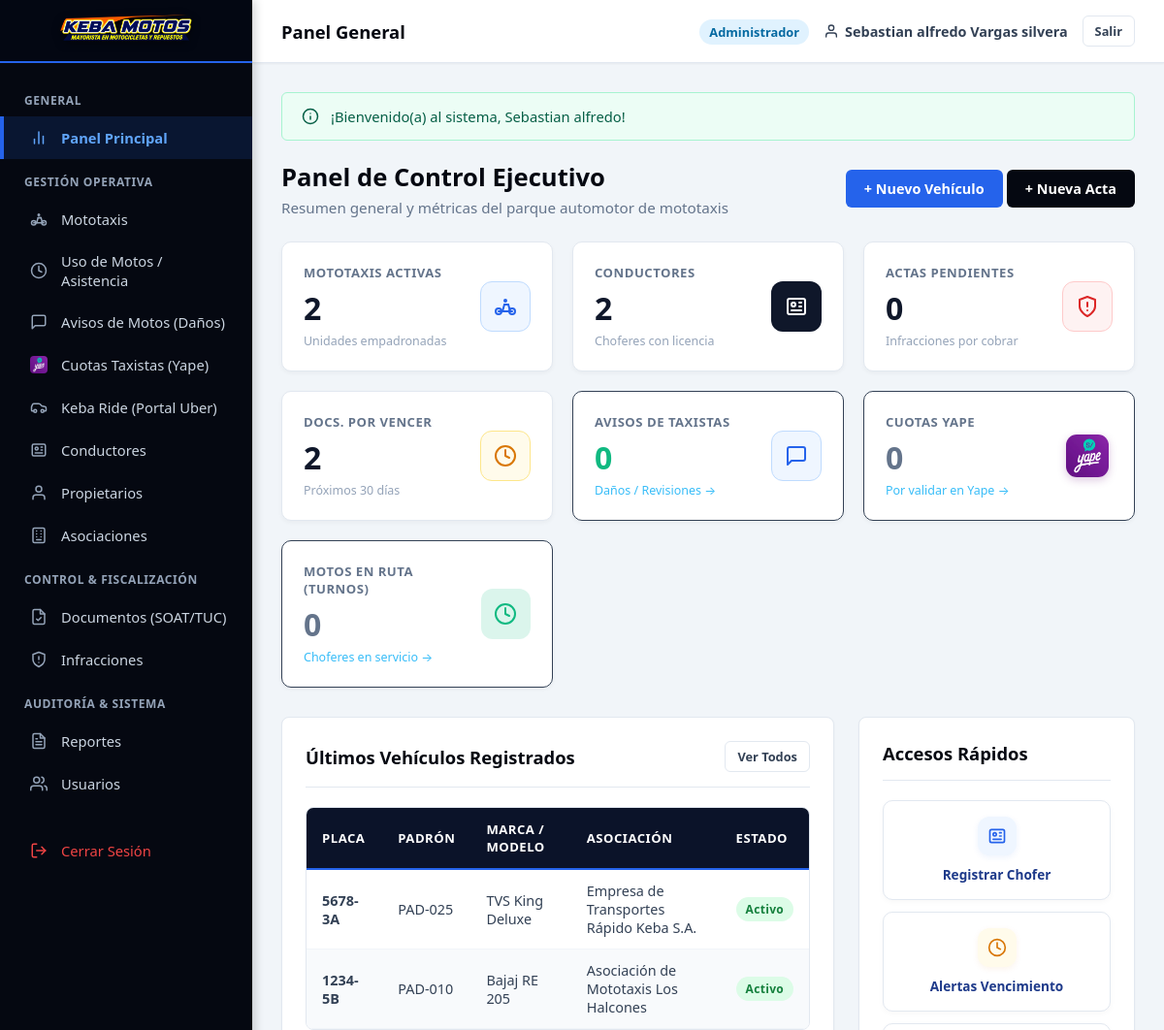
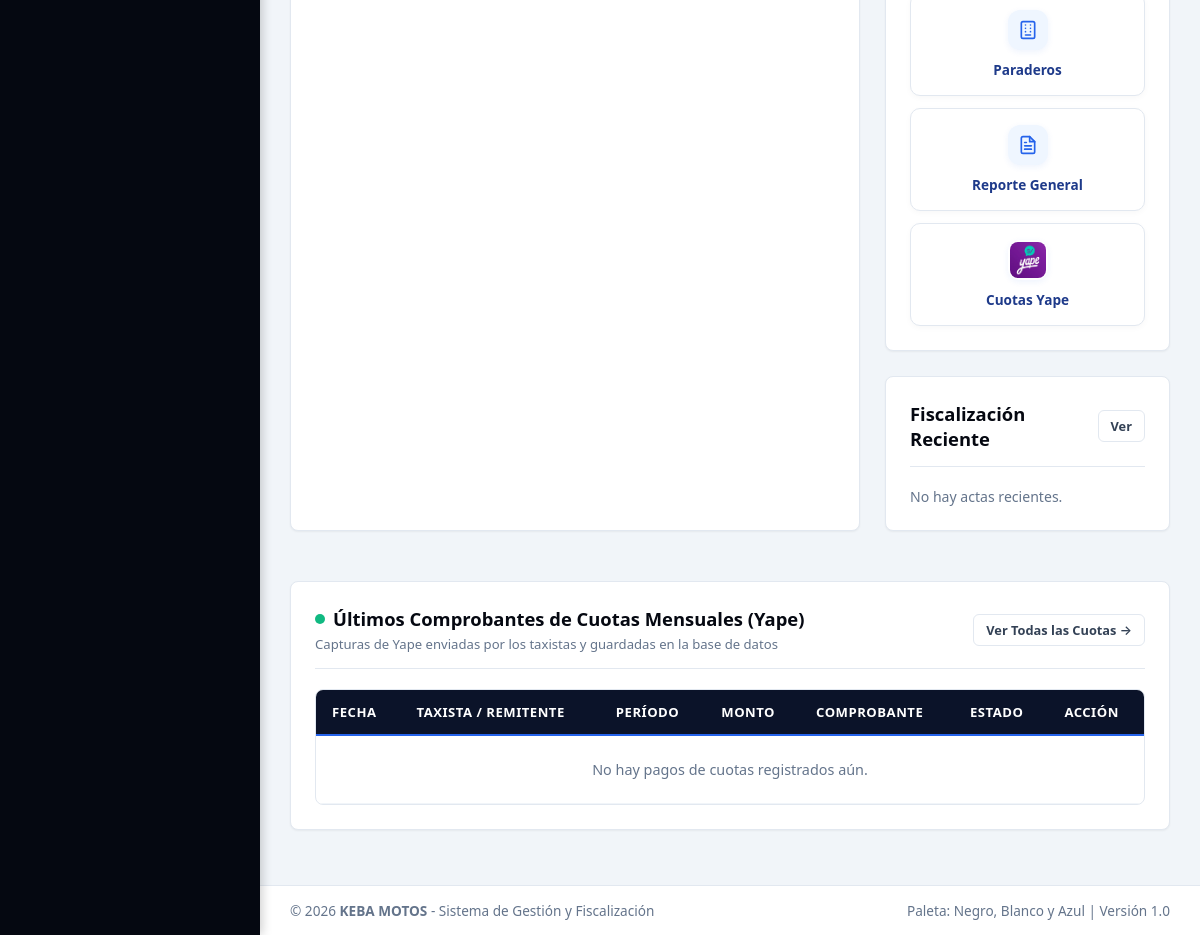
The app's page /vista/dashboard/dashboard_admin.php (signed in) with its own data (2 pictures, top to bottom).
### tables this page shows
CREATE TABLE `vehiculos` (
  `id_vehiculo` INT AUTO_INCREMENT PRIMARY KEY,
  `placa` VARCHAR(10) NOT NULL UNIQUE,
  `numero_padron` VARCHAR(20) NULL,
  `marca` VARCHAR(50) NOT NULL,
  `modelo` VARCHAR(50) NULL,
  `color` VARCHAR(50) NOT NULL,
  `anio_fabricacion` YEAR NULL,
  `numero_motor` VARCHAR(50) NULL,
  `numero_chasis` VARCHAR(50) NULL,
  `id_propietario` INT NOT NULL,
  `id_asociacion` INT NULL,
  `foto` VARCHAR(255) NULL,
  `es_empresa` TINYINT(1) DEFAULT 1,
  `fecha_proxima_revision` DATE NULL,
  `estado_limpieza` ENUM('Excelente', 'Limpia', 'Regular', 'Requiere Lavado') DEFAULT 'Limpia',
  `estado_mecanico` ENUM('Operativo', 'Con Observaciones', 'En Mantenimiento', 'Taller') DEFAULT 'Operativo',
  `observaciones_danos` TEXT NULL,
  `estado` ENUM('Activo', 'Inactivo', 'De Baja', 'Observado') DEFAULT 'Activo',
  `created_at` TIMESTAMP DEFAULT CURRENT_TIMESTAMP,
  `updated_at` TIMESTAMP DEFAULT CURRENT_TIMESTAMP ON UPDATE CURRENT_TIMESTAMP,
  CONSTRAINT `fk_vehiculos_propietarios` FOREIGN KEY (`id_propietario`) REFERENCES `propietarios` (`id_propietario`) ON UPDATE CASCADE,
  CONSTRAINT `fk_vehiculos_asociaciones` FOREIGN KEY (`id_asociacion`) REFERENCES `asociaciones` (`id_asociacion`) ON UPDATE CASCADE ON DELETE SET NULL
);

CREATE TABLE `asociaciones` (
  `id_asociacion` INT AUTO_INCREMENT PRIMARY KEY,
  `nombre` VARCHAR(150) NOT NULL,
  `ruc` VARCHAR(11) UNIQUE NULL,
  `resolucion_municipal` VARCHAR(100) NULL,
  `direccion` VARCHAR(200) NULL,
  `telefono` VARCHAR(20) NULL,
  `presidente` VARCHAR(150) NULL,
  `color_distintivo` VARCHAR(50) NULL,
  `cantidad_paraderos` INT DEFAULT 1,
  `estado` ENUM('Activo', 'Inactivo') DEFAULT 'Activo',
  `created_at` TIMESTAMP DEFAULT CURRENT_TIMESTAMP,
  `updated_at` TIMESTAMP DEFAULT CURRENT_TIMESTAMP ON UPDATE CURRENT_TIMESTAMP
);

### vista/dashboard/dashboard_admin.php (the view, shortened to what the rows shown need)
<?php
require_once dirname(__DIR__) . '/plantillas/header.php';
require_once dirname(__DIR__) . '/plantillas/navbar.php';
require_once dirname(dirname(__DIR__)) . '/modelos/Vehiculo.php';
$vehiculoMod = new Vehiculo();
$ultimosVehiculos = array_slice($vehiculoMod->listarTodos(), 0, 5);
?>
<div class="page-header">
    <div>
        <h1 class="page-title">Panel de Control Ejecutivo</h1>
    </div>
</div>
<div class="dashboard-grid">
    <div class="card">
        <div class="card-header">
            <h2 class="card-title">Últimos Vehículos Registrados</h2>
        </div>
        <div class="table-responsive">
            <table class="table-custom">
                <thead>
                    <tr>
                        <th>Placa</th>
                        <th>Padrón</th>
                        <th>Marca / Modelo</th>
                        <th>Asociación</th>
                        <th>Estado</th>
                    </tr>
                </thead>
                <tbody>
                    <?php if (empty($ultimosVehiculos)): ?>
                    <tr><td colspan="5" style="text-align:center;">No hay vehículos registrados.</td></tr>
                    <?php else: ?>
                    <?php foreach ($ultimosVehiculos as $v): ?>
                    <tr>
                        <td><strong><?= htmlspecialchars($v['placa']) ?></strong></td>
                        <td><?= htmlspecialchars($v['numero_padron'] ?? '-') ?></td>
                        <td><?= htmlspecialchars($v['marca'] . ' ' . $v['modelo']) ?></td>
                        <td><?= htmlspecialchars($v['asociacion_nombre'] ?? 'Sin Asociación') ?></td>
                        <td><span class="badge badge-success"><?= htmlspecialchars($v['estado']) ?></span></td>
                    </tr>
                    <?php endforeach; ?>
                    <?php endif; ?>
                </tbody>
            </table>
        </div>
    </div>
    <div>
        <div class="card">
            <div class="card-header">
                <h2 class="card-title">Accesos Rápidos</h2>
            </div>
        </div>
        <div class="card">
            <div class="card-header">
                <h2 class="card-title">Fiscalización Reciente</h2>
            </div>
        </div>
    </div>
</div>
<div class="card" style="margin-top: 25px;">
    <div class="card-header" style="display: flex; justify-content: space-between; align-items: center; flex-wrap: wrap; gap: 10px;">
        <div>
            <h2 class="card-title" style="display: flex; align-items: center; gap: 8px;">
                <span style="display: inline-block; width: 10px; height: 10px; border-radius: 50%; background: #10b981;"></span>
                Últimos Comprobantes de Cuotas Mensuales (Yape)
            </h2>
        </div>
    </div>
    <div class="table-responsive">
        <table class="table-custom">
            <thead>
                <tr>
                    <th>Fecha</th>
                    <th>Taxista / Remitente</th>
                    <th>Período</th>
                    <th>Monto</th>
                    <th>Comprobante</th>
                    <th>Estado</th>
                    <th>Acción</th>
                </tr>
            </thead>
        </table>
    </div>
</div>
<?php require_once dirname(__DIR__) . '/plantillas/footer.php'; ?>

### records on screen
vehiculos: placa "5678-3A", numero_padron "PAD-025", marca+modelo "TVS King Deluxe", id_asociacion.nombre "Empresa de Transportes Rápido Keba S.A.", estado "Activo"
vehiculos: placa "1234-5B", numero_padron "PAD-010", marca+modelo "Bajaj RE 205", id_asociacion.nombre "Asociación de Mototaxis Los Halcones", estado "Activo"

### other values on screen
$subtituloNavbar "Panel General"
$usuarioActivo['rol_nombre'] "Administrador"
$nombreUsuario "Sebastian alfredo Vargas silvera"
$flash['mensaje'] "¡Bienvenido(a) al sistema, Sebastian alfredo!"
$totalVehiculos "2"
$totalConductores "2"
$infraccionesPendientes "0"
$docsPorVencer "2"
$reportesPendientesMotos "0"
$cuotasYapePendientes "0"
$taxistasEnTurno "0"
